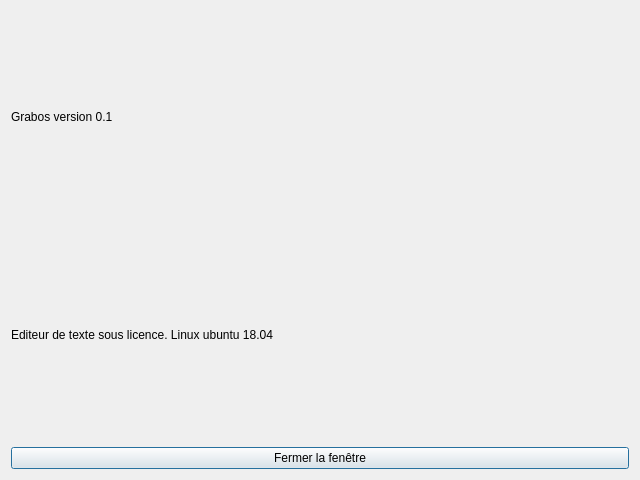
<?xml version="1.0" encoding="UTF-8"?>
<ui version="4.0">
 <class>Dialog</class>
 <widget class="QDialog" name="Dialog">
  <property name="geometry">
   <rect>
    <x>0</x>
    <y>0</y>
    <width>640</width>
    <height>480</height>
   </rect>
  </property>
  <property name="windowTitle">
   <string>Dialog</string>
  </property>
  <layout class="QVBoxLayout" name="verticalLayout">
   <item>
    <widget class="QLabel" name="label">
     <property name="text">
      <string>Grabos version 0.1</string>
     </property>
    </widget>
   </item>
   <item>
    <widget class="QLabel" name="label_2">
     <property name="text">
      <string>Editeur de texte sous licence. Linux ubuntu 18.04</string>
     </property>
    </widget>
   </item>
   <item>
    <widget class="QPushButton" name="pushButton">
     <property name="text">
      <string>Fermer la fenêtre</string>
     </property>
    </widget>
   </item>
  </layout>
 </widget>
 <resources/>
 <connections/>
</ui>
